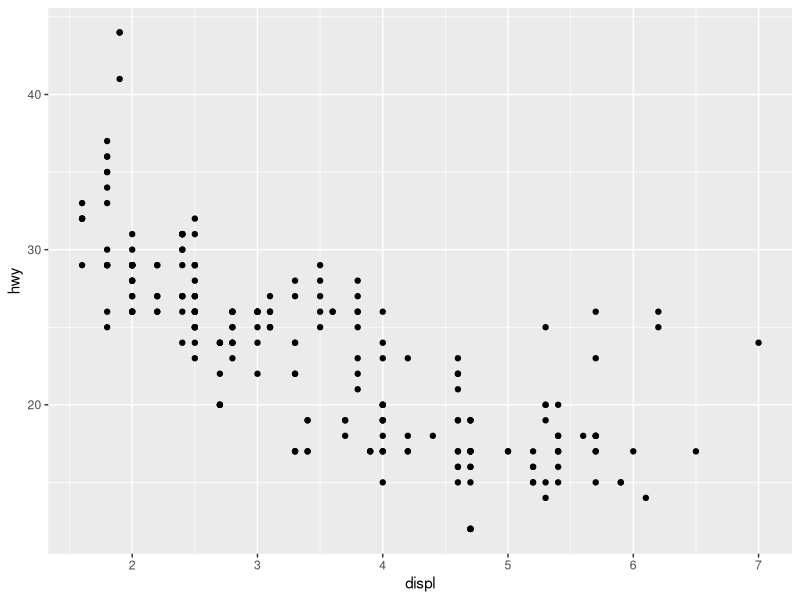
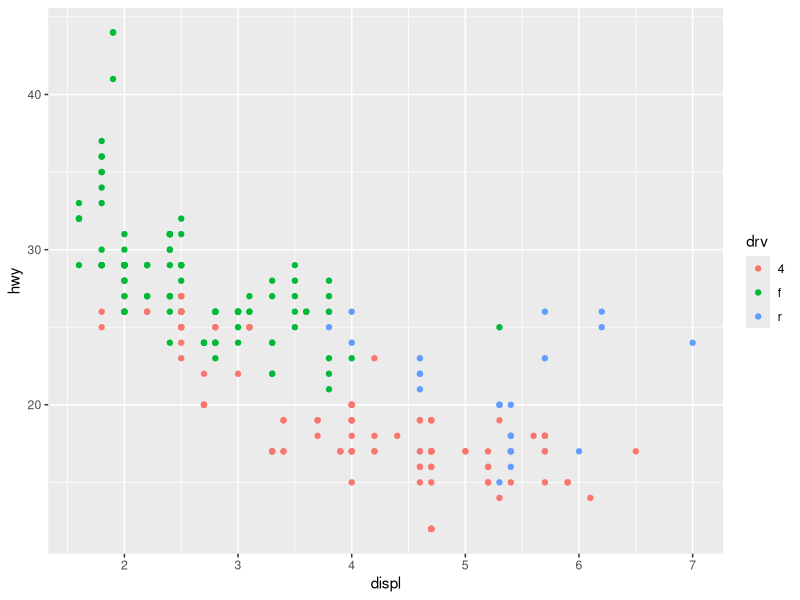
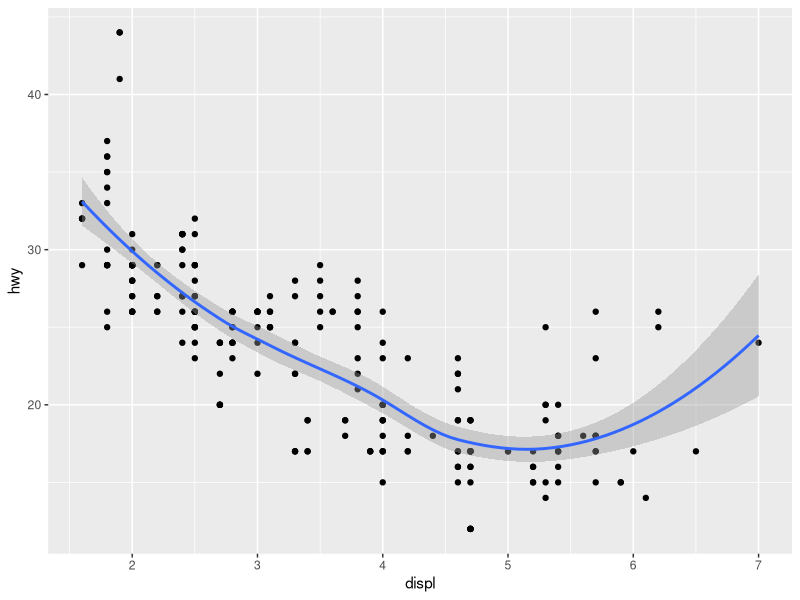
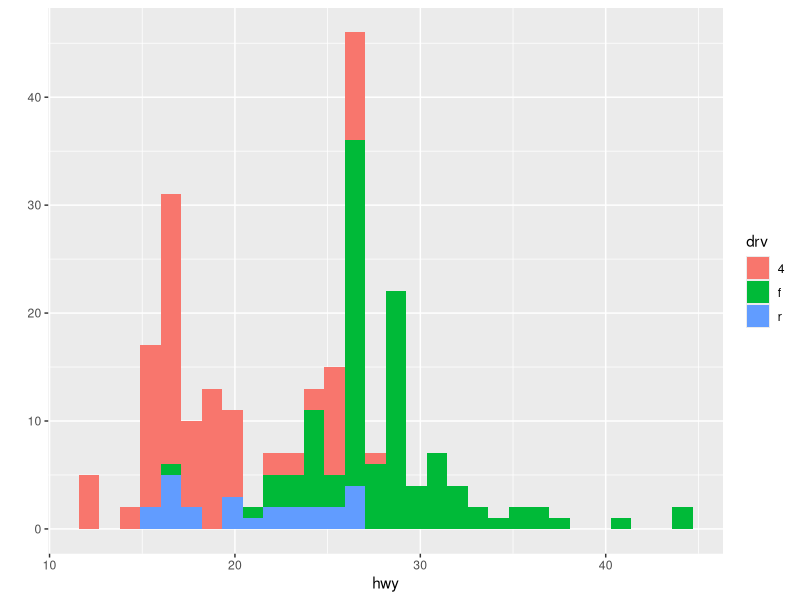
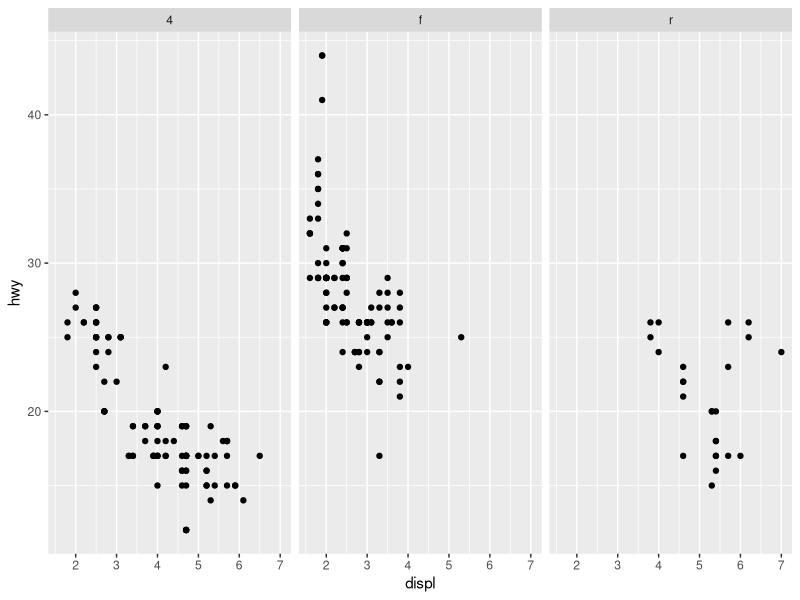
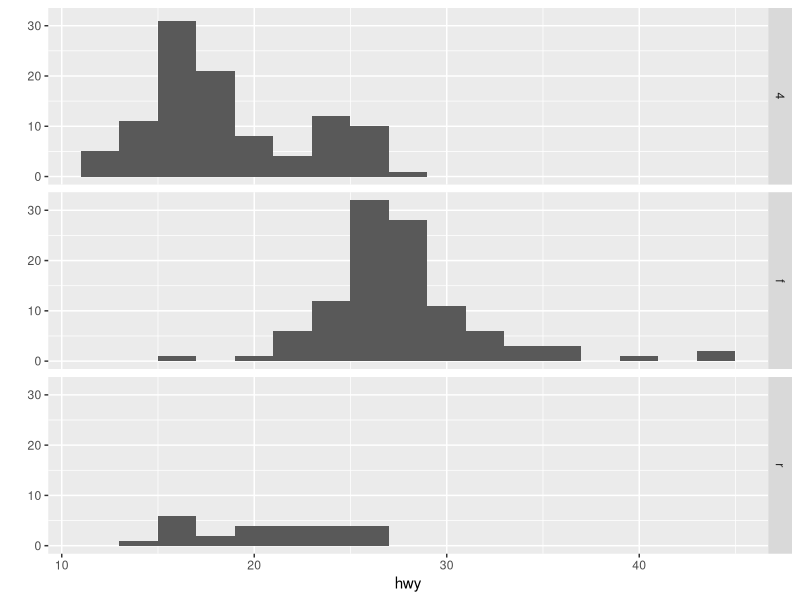

Generate these figures, in order, with R:
# ggplot2.R
# Plotting with	ggplot2	

# Hello World Example
library("ggplot2")
qplot(displ, hwy, data=mpg)

# Modifying aesthetics	
qplot(displ, hwy, data=mpg, color=drv)

# Adding a geom
qplot(displ, hwy, data=mpg, geom=c("point", "smooth"))

# Histograms  
qplot(hwy, data=mpg, fill=drv)

# Facets
qplot(displ, hwy, data=mpg, facets=.~drv)
qplot(hwy, data=mpg, facets=drv~., binwidth=2)